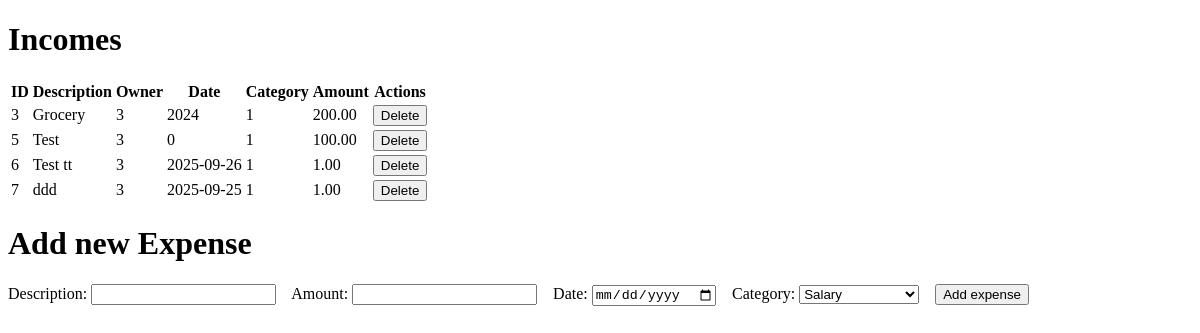
The app's page /spend (signed in), older data.
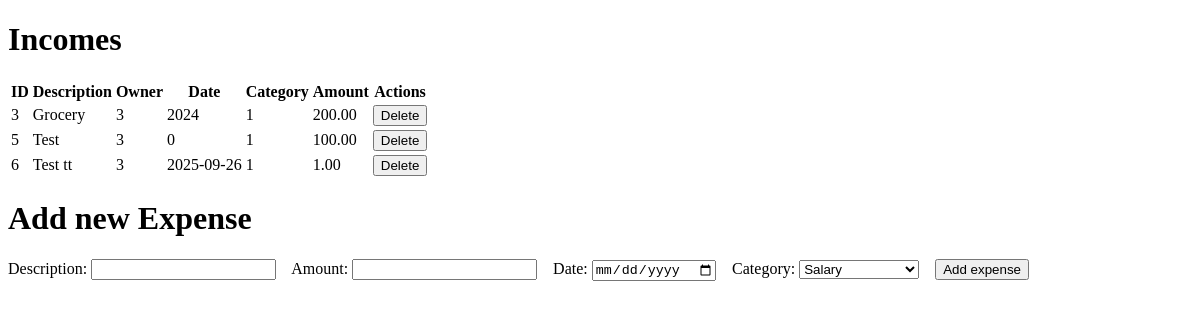
The same page, newer data.
### models.py (models this page shows)
class Transaction(Base):
    __tablename__ = 'transaction'
    id = Column(Integer, primary_key=True)
    description = Column(String(100))
    category = Column(ForeignKey('category.id', ondelete='CASCADE'))
    date = Column(Integer)
    owner = Column(ForeignKey('user.id', ondelete='CASCADE'))
    type = Column(Integer)
    amount = Column(Integer)

### app.py (the view, shortened to what this page needs)
@app.route('/spend', methods=['GET', 'POST'])
def get_all_spend():
    if 'user_id' in session:
        init_db()
        if request.method == 'GET':
            res = list(db_session.execute(
                select(models.Transaction).filter_by(owner=session['user_id'], type=SPEND)).scalars().all())
            categories_system= list(db_session.execute(
                select(models.Category).filter_by(owner=1)).scalars().all())
            categories_user = list(db_session.execute(
                select(models.Category).filter_by(owner=session['user_id'])).scalars().all())
            return render_template("dashboard-spend.html", transactions=res,categories_system=categories_system, categories_user=categories_user)
    else:
        return redirect('/login')

### database.py (called while the page is built)
def init_db():
    import models
    Base.metadata.create_all(bind=engine)

### templates/dashboard-spend.html (shortened to what this page needs)
<!DOCTYPE html>
<html lang="ru">
<head>
</head>
<body>
<h1>Incomes</h1>
{% if transactions %}
  <table>
    <thead>
      <tr>
        <th>ID</th>
        <th>Description</th>
        <th>Owner</th>
        <th>Date</th>
        <th>Category</th>
        <th>Amount</th>
        <th>Actions</th>
      </tr>
    </thead>
    <tbody>
    {% for t in transactions %}
      <tr>
        <td>{{ t.id }}</td>
        <td>{{ t.description or '' }}</td>
        <td>{{ t.owner }}</td>
        <td>{{ t.date_str or t.date }}</td>
        <td>{{ t.category }}</td>
        <td>{{ '%.2f'|format(t.amount) if t.amount is not none else '—' }}</td>
        <td>
          <form action="{{ url_for('delete_spend', spend_id=t.id) }}" method="post" style="display:inline">
            <button type="submit" onclick="return confirm('Delete this income?')">Delete</button>
          </form>
        </td>
      </tr>
    {% endfor %}
    </tbody>
  </table>
{% else %}
  <p>No incomes yet</p>
{% endif %}
<h1>Add new Expense</h1>
<form action="/spend" method="post" autocomplete="off">
  <label>Description:
    <input type="text" name="description">
  </label>
  <label>Amount:
    <input type="number" name="amount" step="0.01" required>
  </label>
  <label>Date:
    <input type="date" name="date" required>
  </label>
  <label>Category:
    <select name="category" required>
      {% if categories_system %}
        <optgroup label="System">
          {% for c in categories_system %}
            <option value="{{ c.id }}">{{ c.name }}</option>
          {% endfor %}
        </optgroup>
      {% endif %}
    </select>
  </label>
  <button type="submit">Add expense</button>
</form>
</body>
</html>

Row changes from the older to the newer data that the page shows:
removed Transaction: id "7", description "ddd", owner "3", date "2025-09-25", category "1", amount "1.00"
